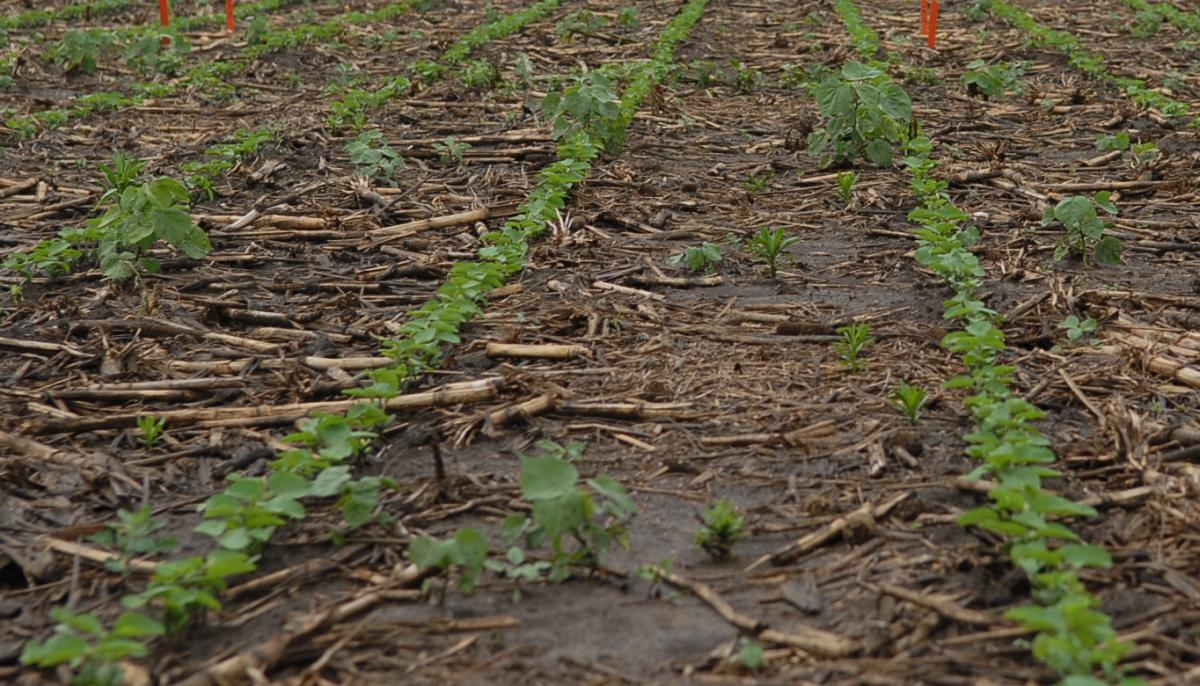
#> input picture Mod_Pressure.jpg, 1200 x 686 px
$ jupyter execute --allow-errors Project_yyh.ipynb
#> lines starting #> are read from the running program, lines starting #| are printed output that depends on the picture
[cell 1]
import cv2
import matplotlib.pyplot as plt
from skimage.segmentation import slic
import numpy as np
from sklearn.cluster import DBSCAN

[cell 2]
import skimage
from skimage import io

import imageio
import scipy
from scipy import ndimage
import random

[cell 3]
#1

# Load the image using OpenCV
img = cv2.imread('Mod_Pressure.jpg')
#> img is the input picture: shape (686, 1200, 3); mean B, G, R 64.3, 86.1, 94.3
broadleaves = cv2.imread('broadleave1.jpg')
broadleaves2 = cv2.imread('broadleave2.jpg')
grass = cv2.imread('grass1.jpg')
grass2 = cv2.imread('grass1.jpg')

# Convert the image to RGB (OpenCV reads images in BGR format)
img = cv2.cvtColor(img, cv2.COLOR_BGR2RGB)
#> (the rest of this cell did not finish here and is left out)

[cell 4]
#2
weed_type = 2

# [20 lines left out: functions ncc, sad, not called in this run]

def ssd(patch, template, n):
    return np.sum((patch - template) ** 2) / n


# [30 lines left out: function template_matching, not called in this run]

[cell 5]
# [37 lines left out: function template_matching_res, not called in this run]

#> (a cell that did not finish here is left out)

#> (a cell that did not finish here is left out)

#> (a cell that did not finish here is left out)

#> (a cell that did not finish here is left out)

#> (a cell that did not finish here is left out)

#> (a cell that did not finish here is left out)

[cell 12]
img= io.imread('MSU.jpg')
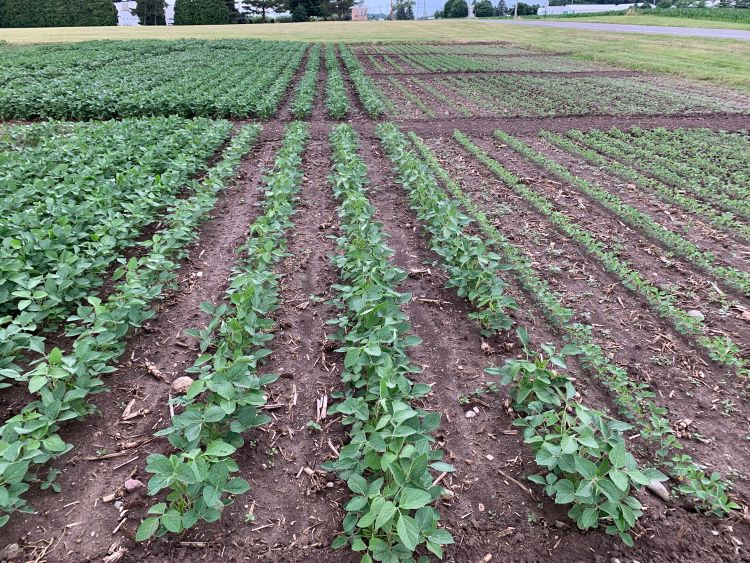
#> input picture MSU.jpg, 750 x 563 px
#> img is the input picture: shape (563, 750, 3); mean R, G, B 119, 126.3, 115.1
img_g=img[:, :, 1]
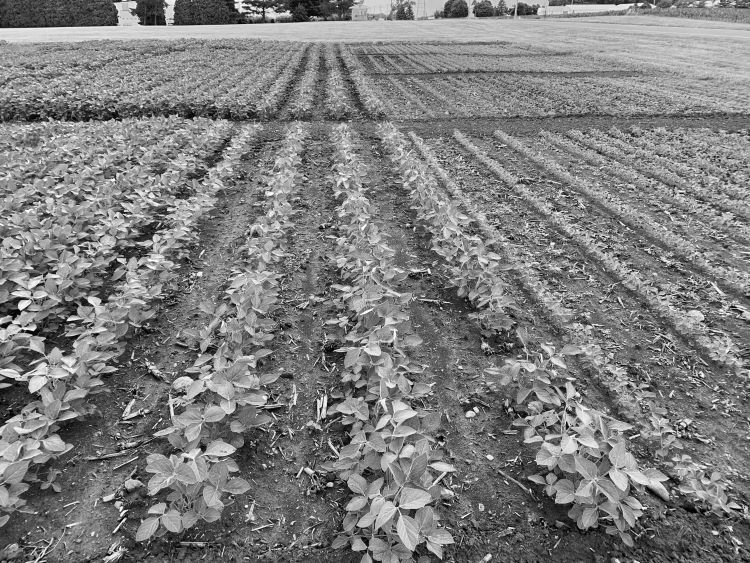
#> img_g: shape (563, 750); min 0, max 255, mean 126.3
img_r=img[:,:,0]
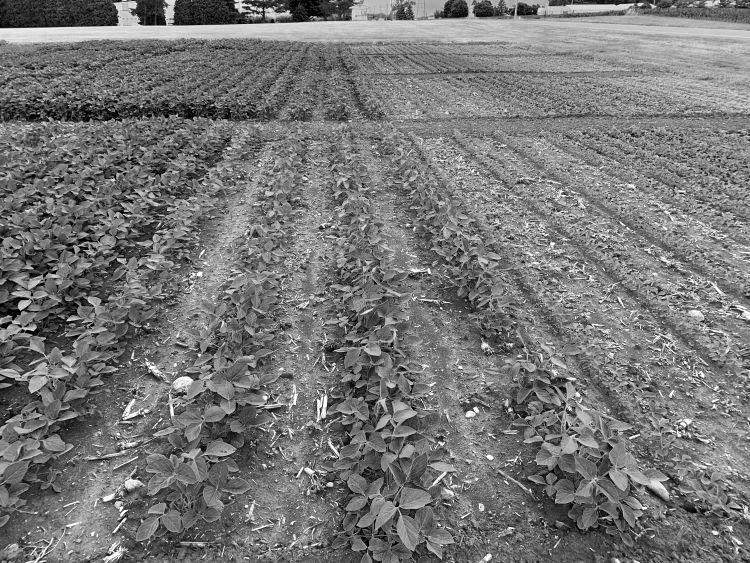
#> img_r: shape (563, 750); min 0, max 255, mean 119
img_new=img_r*0
#> img_new: shape (563, 750); every value is 0
r,c=img_r.shape
#> r = 563; c = 750
for i in range(r):
    for j in range(c):
        if img_g[i,j]>img_r[i,j]:
            img_new[i,j]=img_g[i,j]

        else:
            img_new[i,j]=0
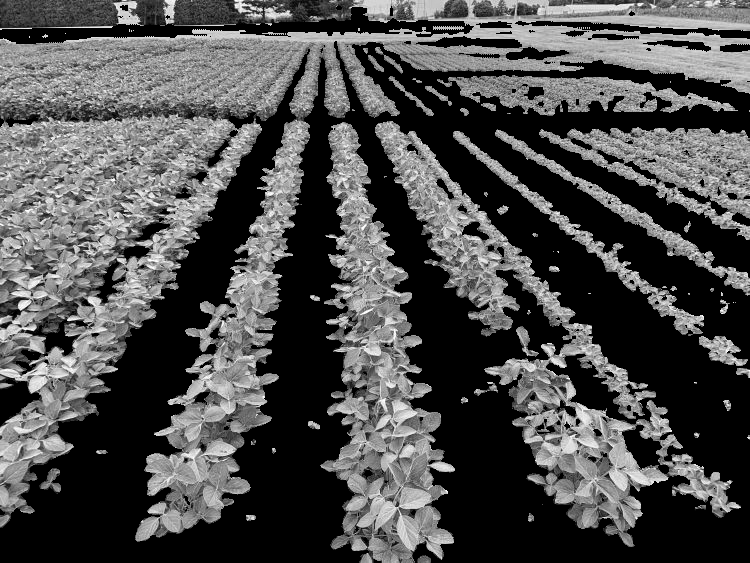
#> img_new: shape (563, 750); min 0, max 255, mean 77.4
plt.imshow(img_new,cmap='grey')
filt_img=img_new

filt_img=filt_img[150:500,100:550] #350*450
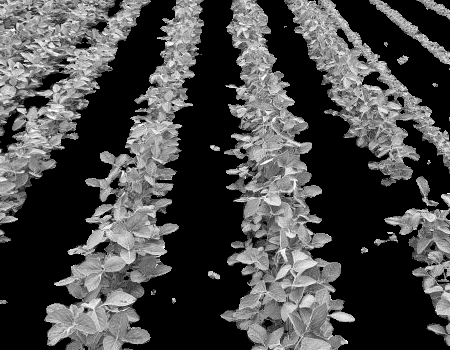
#> filt_img: shape (350, 450); min 0, max 255, mean 71.9

[cell 13]
print(np.shape(filt_img))
#| (350, 450)

[cell 14]
n = 0
#while(n<4):
labimg = cv2.pyrDown(filt_img)  #pyramid
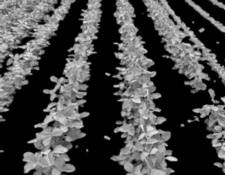
#> labimg: shape (175, 225); min 0, max 229, mean 72
    #n = n+1
#labimg = filt_img

feature_image=np.reshape(labimg, [-1, 1])
rows, cols = labimg.shape
#> rows = 175; cols = 225

db = DBSCAN(eps=12, min_samples=50, metric = 'euclidean',algorithm ='auto') #euclidean distance
#> (the rest of this cell did not finish here and is left out)
